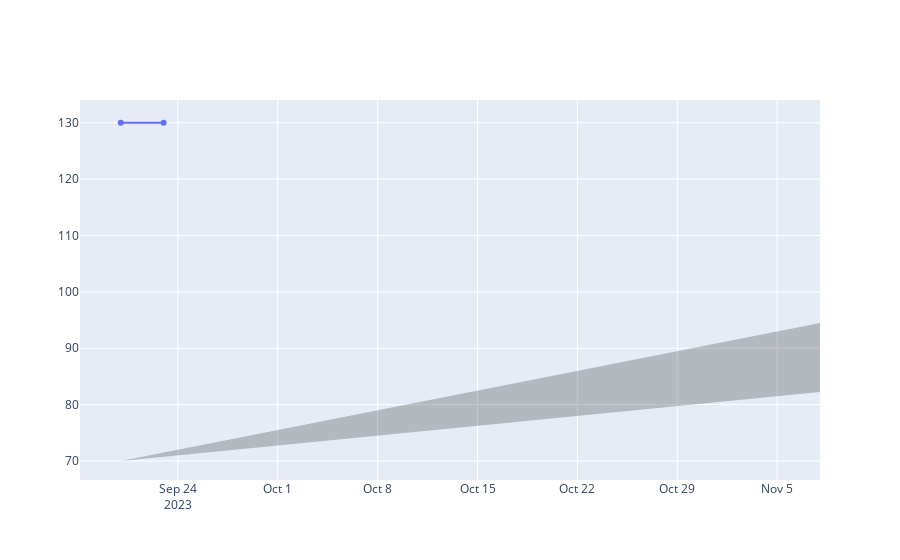

The cell this chart's notebook holds for it:
### Code cell
fg2

### Figure 1 — Plotly figure (JSON) as saved in the notebook; plotly's stock layout.template omitted (floating-point values rounded to 4 significant figures)
{"data": [{"name": "Logged deadlift", "showlegend": false, "type": "scatter", "x": ["2023-09-20T00:00:00.000000000", "2023-09-23T00:00:00.000000000"], "y": [130, 130]}, {"hoverinfo": "skip", "line": {"width": 0}, "marker": {"color": "#444"}, "mode": "lines", "name": "lower", "showlegend": false, "type": "scatter", "x": ["2023-09-20T00:00:00.000000000", "2023-09-27T00:00:00.000000000", "2023-10-04T00:00:00.000000000", "2023-10-11T00:00:00.000000000", "2023-10-18T00:00:00.000000000", "2023-10-25T00:00:00.000000000", "2023-11-01T00:00:00.000000000", "2023-11-08T00:00:00.000000000"], "y": [70, 71.75, 73.5, 75.25, 77, 78.75, 80.5, 82.25]}, {"fill": "tonexty", "fillcolor": "rgba(68,68,68,0.3)", "hoverinfo": "skip", "line": {"width": 0}, "marker": {"color": "#444"}, "mode": "lines", "name": "upper", "showlegend": false, "type": "scatter", "x": ["2023-09-20T00:00:00.000000000", "2023-09-27T00:00:00.000000000", "2023-10-04T00:00:00.000000000", "2023-10-11T00:00:00.000000000", "2023-10-18T00:00:00.000000000", "2023-10-25T00:00:00.000000000", "2023-11-01T00:00:00.000000000", "2023-11-08T00:00:00.000000000"], "y": [70, 73.5, 77, 80.5, 84, 87.5, 91, 94.5]}], "layout": {}}
